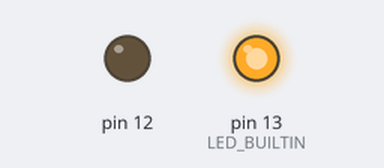
This sketch was run on a simulated Arduino Uno, built with avr-gcc and run on an emulated ATmega328P. On the bench: output pins drawn as LEDs (lit = HIGH).

Above: at 5.0 s.
At 19.0 s:
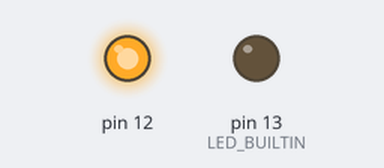
At 26.0 s:
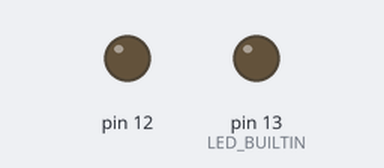
Timing chart, 0 to 39.0 s (numbered marks = the images above):
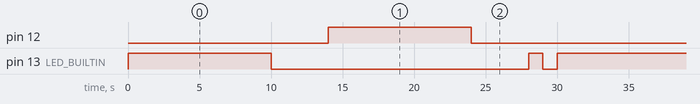

Measured:
- by itself, pin 12: alternates HIGH for 10.0 s and LOW for 20.0 s
- by itself, pin 13 (LED_BUILTIN): repeats every 30.0 s: LOW 18.0 s, HIGH 1.0 s, LOW 1.0 s, HIGH 10.0 s
- by itself, everything shown: repeats every 30.0 s, in 6 steps

The sketch:

Practica.11.ino
```cpp
// C++ code
//
void setup()
{
  pinMode(13, OUTPUT);
  pinMode(12, OUTPUT);
  pinMode(LED_BUILTIN, OUTPUT);
}

void loop()
{
  digitalWrite(13, HIGH);
  delay(10000); // Wait for 10000 millisecond(s)
  digitalWrite(13, LOW);
  delay(4000); // Wait for 4000 millisecond(s)
  digitalWrite(12, HIGH);
  delay(10000); // Wait for 10000 millisecond(s)
  digitalWrite(12, LOW);
  delay(4000); // Wait for 4000 millisecond(s)

  digitalWrite(LED_BUILTIN, HIGH);
  delay(1000); // Wait for 1000 millisecond(s)
  digitalWrite(LED_BUILTIN, LOW);
  delay(1000); // Wait for 1000 millisecond(s)
}
```
